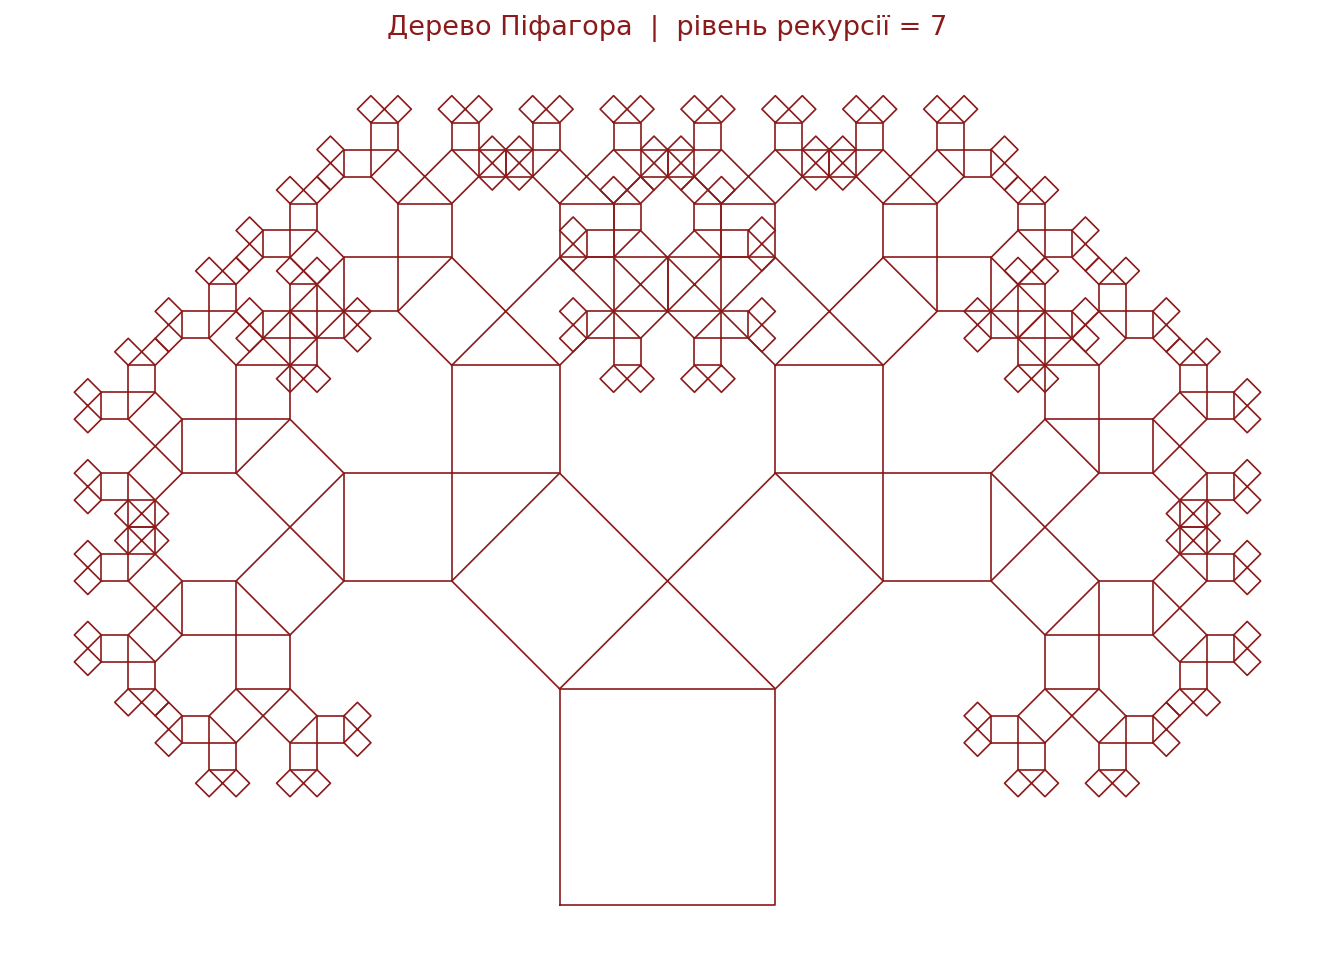

This chart was generated by the following Python code:
"""
Завдання 2: Фрактал «Дерево Піфагора» за допомогою рекурсії
Користувач вказує рівень рекурсії.
Малюємо лише лінії, без заповнених квадратів.
"""

import matplotlib.pyplot as plt
import matplotlib.patches as mpatches
import numpy as np


def draw_pythagorean_tree(ax, x1, y1, x2, y2, depth, max_depth):
    """
    Рекурсивно малює гілки дерева Піфагора.

    Параметри:
        ax            — об'єкт осей matplotlib
        x1, y1        — нижня-ліва точка основи поточного квадрата
        x2, y2        — нижня-права точка основи поточного квадрата
        depth         — поточна глибина рекурсії
        max_depth     — максимальна глибина рекурсії (задає користувач)
    """
    if depth > max_depth:
        return

    # Вектор основи квадрата
    dx = x2 - x1
    dy = y2 - y1

    # Чотири кути квадрата (проти годинникової стрілки)
    # p1 = (x1, y1), p2 = (x2, y2)
    # p3 = p2 + перпендикуляр, p4 = p1 + перпендикуляр
    p3x = x2 - dy
    p3y = y2 + dx
    p4x = x1 - dy
    p4y = y1 + dx

    # Малюємо контур квадрата (4 сторони)
    square_x = [x1, x2, p3x, p4x, x1]
    square_y = [y1, y2, p3y, p4y, y1]
    ax.plot(square_x, square_y, color='#8B1A1A', linewidth=0.8)

    # Вершина рівнобедреного прямокутного трикутника
    # між верхніми двома кутами квадрата
    apex_x = p4x + (p3x - p4x) / 2 - (p3y - p4y) / 2
    apex_y = p4y + (p3y - p4y) / 2 + (p3x - p4x) / 2

    # Ліва гілка: від p4 до вершини трикутника
    draw_pythagorean_tree(ax, p4x, p4y, apex_x, apex_y, depth + 1, max_depth)

    # Права гілка: від вершини трикутника до p3
    draw_pythagorean_tree(ax, apex_x, apex_y, p3x, p3y, depth + 1, max_depth)


def visualize(max_depth: int):
    """Будує та відображає дерево Піфагора заданої глибини."""
    fig, ax = plt.subplots(figsize=(9, 9), facecolor='white')
    ax.set_facecolor('white')
    ax.set_aspect('equal')
    ax.axis('off')

    # Основа дерева — горизонтальний відрізок внизу по центру
    base = 1.0
    x1, y1 = -base / 2, 0
    x2, y2 =  base / 2, 0

    draw_pythagorean_tree(ax, x1, y1, x2, y2, depth=0, max_depth=max_depth)

    ax.set_title(
        f"Дерево Піфагора  |  рівень рекурсії = {max_depth}",
        fontsize=13, color='#8B1A1A', pad=10
    )
    ax.autoscale()
    plt.tight_layout()

    out_path = "task2_pythagorean_tree.png"
    plt.savefig(out_path, dpi=150, bbox_inches='tight', facecolor='white')
    plt.show()
    print(f"Збережено: {out_path}")


def main():
    print("=" * 50)
    print("  Завдання 2: Дерево Піфагора (рекурсія)")
    print("=" * 50)

    try:
        level = int(input("\nВведіть рівень рекурсії (рекомендовано 5–11): "))
        if level < 1:
            raise ValueError
    except ValueError:
        print("Некоректне значення. Використовую рівень 9.")
        level = 9

    print(f"\nБудую дерево глибиною {level}...")
    visualize(level)


if __name__ == "__main__":
    main()
